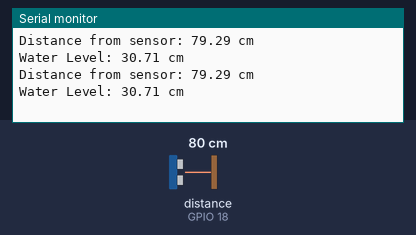
Bench run of a sketch on a simulated ESP32. Parts: the last lines printed to the serial monitor. Wiring (inferred from the names in the program): ultrasonic range finder: trigger GPIO 5; echo GPIO 18. The inputs (shaded band) are chosen by the test bench; at power-on: distance to the obstacle (sensor on GPIO 18) 80 cm. The echo pulse lasts 58.3 µs per cm.

Above: at 2.8 s.
2.9 s: distance to the obstacle (sensor on GPIO 18) set to 2 cm
At 5.2 s:
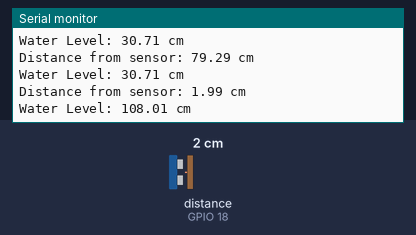
5.6 s: distance to the obstacle (sensor on GPIO 18) set to 4 cm
At 6.8 s:
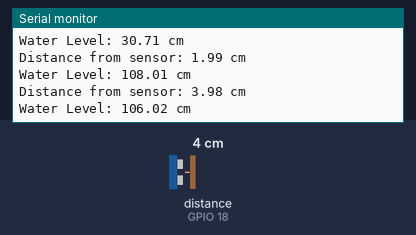
Timing chart, 0 to 8.6 s (numbered marks = the images above; inputs shaded):
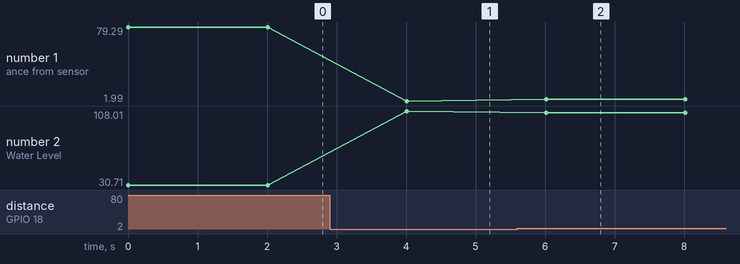

Measured:
- after the input at 2.9 s, the serial monitor: prints a new line after 1.1 s (image 1)
- after the input at 5.6 s, the serial monitor: prints a new line after 0.41 s (image 2)
- plotted number 1: 79.29 → 1.99 after the input at 2.9 s, 1.99 → 3.98 after the input at 5.6 s
- plotted number 2: 30.71 → 108.01 after the input at 2.9 s, 108.01 → 106.02 after the input at 5.6 s

The sketch:

Ultra_Sonic.ino
```cpp
#include <WiFi.h>
#include <PubSubClient.h>

// WiFi Credentials
// const char* ssid = "nafih";
// const char* password = "password";

// MQTT Broker
// const char* mqtt_server = "test.mosquitto.org";
// const char* distanceTopic = "esp32/distance";

// Initialize WiFi & MQTT Client
// WiFiClient espClient;
// PubSubClient client(espClient);

// Ultrasonic Sensor (HC-SR04) Pins
const int trigPin = 5;   // GPIO5 -> Trigger Pin
const int echoPin = 18;  // GPIO18 -> Echo Pin


// Set the total height of your water tank (in cm)
const float tankHeight = 100.0;  // change this to your actual tank height
const float sensorgap=10.0;


// Function to Measure Distance
float measureDistance() {
  digitalWrite(trigPin, LOW);
  delayMicroseconds(2);
  digitalWrite(trigPin, HIGH);
  delayMicroseconds(10);
  digitalWrite(trigPin, LOW);

  long duration = pulseIn(echoPin, HIGH);
  float distance = (duration * 0.034) / 2;  // Convert to cm

  return distance;
}

void setup() {
  Serial.begin(115200);

  pinMode(trigPin, OUTPUT);
  pinMode(echoPin, INPUT);

  // setup_wifi();
  // client.setServer(mqtt_server, 1883);
  // client.setCallback(callback);
}

void loop() {
  // if (!client.connected()) {
  //   reconnect();
  // }
  // client.loop();

  // Measure Distance
  float distance = measureDistance();

  // Calculate Water Level
  float waterLevel = (tankHeight - distance)+sensorgap;
  if (waterLevel < 0) waterLevel = 0; // Clamp if distance > tankHeight

  // Display
  Serial.print("Distance from sensor: ");
  Serial.print(distance);
  Serial.println(" cm");

  Serial.print("Water Level: ");
  Serial.print(waterLevel);
  Serial.println(" cm");

  delay(2000); // 2 seconds delay
}
```
